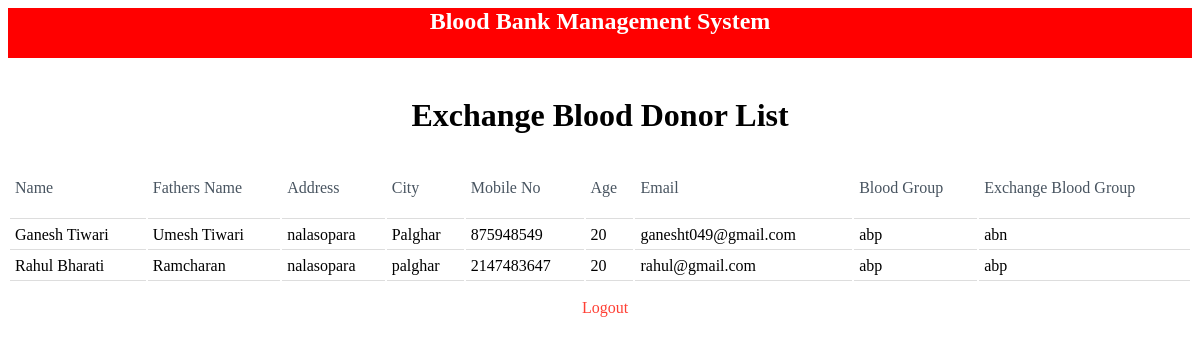
/exchange_list.php (signed in), run on the app's committed database.
### tables this page shows
CREATE TABLE `exchange_blood` (
  `id` int(11) NOT NULL,
  `name` varchar(25) DEFAULT NULL,
  `fname` varchar(25) DEFAULT NULL,
  `address` varchar(250) DEFAULT NULL,
  `city` varchar(25) DEFAULT NULL,
  `mobile` int(10) DEFAULT NULL,
  `email` varchar(25) DEFAULT NULL,
  `age` int(3) DEFAULT NULL,
  `bgroup` varchar(3) DEFAULT NULL,
  `ebgroup` varchar(3) DEFAULT NULL
);

### exchange_list.php (the view, shortened to what this page needs)
<!DOCTYPE html>
<?php include("conn.php");
?>
<html>
<head>
    <link rel="stylesheet" type="text/css" media="screen" href="css/main.css">
</head>
<body>
    <div id="full">
        <div id="inner-full">
            <div class="" id="header">
            <a href="admin-home.php"><h2 class="text">Blood Bank Management System</h2></a>
            </div>
            <div class="" id="body">
                <br>
                <h1>Exchange Blood Donor List </h1>
                    <div name="donor-list">
                    <table>
                        <tr>
                            <td><p class="table_heading">Name</td>
                            <td><p class="table_heading">Fathers Name</td>
                            <td><p class="table_heading">Address</td>
                            <td><p class="table_heading">City</td>
                            <td><p class="table_heading">Mobile No</td>
                            <td><p class="table_heading">Age</td>
                            <td><p class="table_heading">Email</td>
                            <td><p class="table_heading">Blood Group</td>
                            <td><p class="table_heading">Exchange Blood Group</td>
                        </tr>
                        <?php
                            $sql = "SELECT * FROM exchange_blood;";
                            $query = $pdo->prepare($sql);
                            $query->execute();
                            $donors=$query->fetchAll();
                            foreach($donors as $donor){
                                echo
                                "<tr>".
                                "<td>".$donor['name']."</td>".
                                "<td>".$donor['fname']."</td>".
                                "<td>".$donor['address']."</td>".
                                "<td>".$donor['city']."</td>".
                                "<td>".$donor['mobile']."</td>".
                                "<td>".$donor['age']."</td>".
                                "<td>".$donor['email']."</td>".
                                "<td>".$donor['bgroup']."</td>".
                                "<td>".$donor['ebgroup']."</td>".
                                "</tr>";
                            }
                        ?>
                    </table>
                    </div>
            </div>
            <div class="" id="footer">
                    <p><a href="logout.php">Logout</a></p>
            </div>
        </div>
    </div>
</body>
</html>

### css/main.css (style rules this page uses)
#full { widows: 100%; height: auto; }
h1 { text-align: center; }
#inner-full { width: 100%; }
.table_heading { color: #485460; font: outline; }
th, td { border-bottom: 1px solid #ddd; }
#footer { padding-left: 10px; color: #ff3f34; text-align: center; }
p a { color: #ff3f34; }
.text { color: white; size: 20px; text-align: center; margin: auto; }
#header { width: 100%; height: 50px; background-color: red; color: black; }
#body { width: 100%; }
a { text-decoration: none; color: white; }
table { width: 100%; }
td { padding: 5px; }

### data on the page
exchange_blood: name "Ganesh Tiwari", fname "Umesh Tiwari", address "nalasopara", city "Palghar", mobile "875948549", age "20", email "ganesht049@gmail.com", bgroup "abp", ebgroup "abn"
exchange_blood: name "Rahul Bharati", fname "Ramcharan", address "nalasopara", city "palghar", mobile "2147483647", age "20", email "rahul@gmail.com", bgroup "abp", ebgroup "abp"
